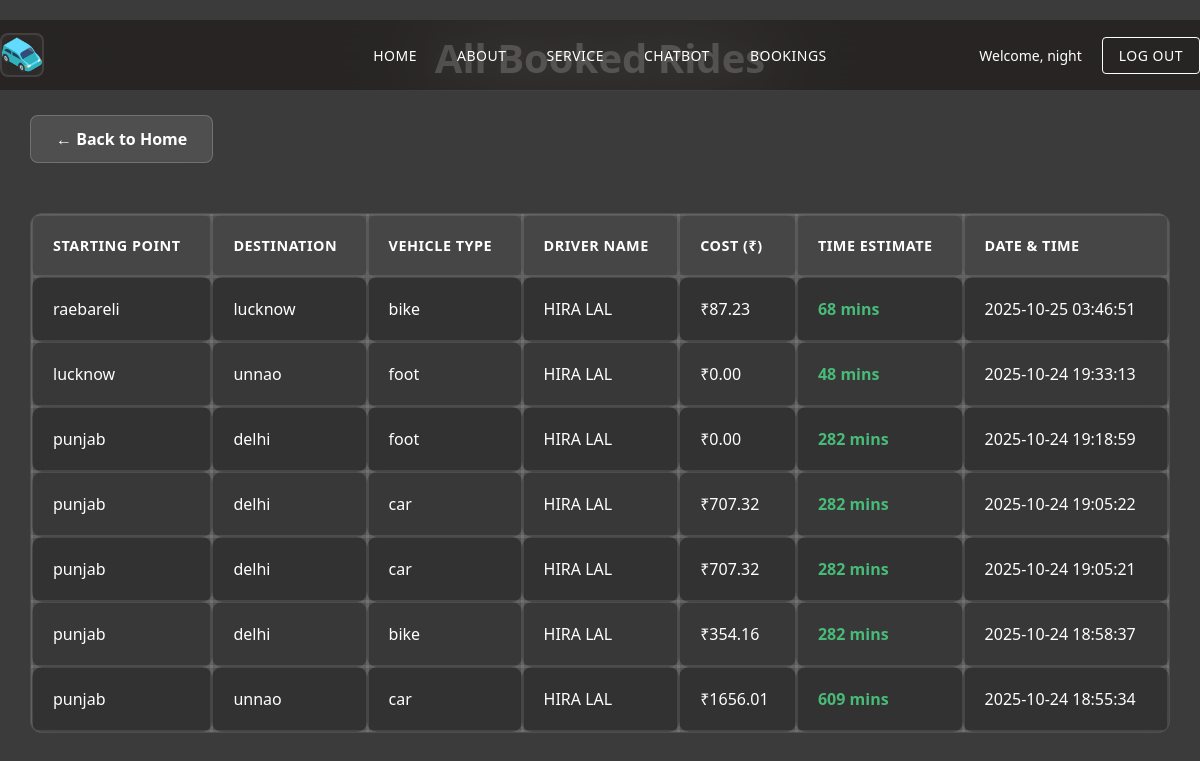
The app's page /chat/bookings (signed in) with its own data.
### chat_bot/models.py (models this page shows, shortened)
class Rides(models.Model):
    user = models.ForeignKey(User, on_delete=models.CASCADE)
    starting_point = models.CharField(max_length=255)
    destination = models.CharField(max_length=255)
    vehicle_type = models.CharField(max_length=50)
    driver_name = models.CharField(max_length=100)
    cost = models.DecimalField(max_digits=10, decimal_places=2)
    time_estimate = models.CharField(max_length=50)
    date_time = models.DateTimeField(auto_now_add=True)

### chat_bot/views.py (the view)
# urls.py: path('bookings',views.booking,name='bookings')
def booking(request):
    bkng = Rides.objects.filter(user=request.user).order_by('-date_time')
    return render(request,'booking.html',{'bkng':bkng})

### tax_fare/templates/booking.html (shortened to what this page needs)
{%extends "layout.html"%}
{%load static%}
{%block content%}
<!DOCTYPE html>
<html>
<head>
</head>
<link rel="stylesheet" href="{%static 'css/booling.css'%}">
<body>
     <div class="container">
        <h2>All Booked Rides</h2>
        <a href="{% url 'home' %}" class="back-link">
            ← Back to Home
        </a>
        <table>
            <thead>
                <tr>
                    <th>Starting Point</th>
                    <th>Destination</th>
                    <th>Vehicle Type</th>
                    <th>Driver Name</th>
                    <th>Cost (₹)</th>
                    <th>Time Estimate</th>
                    <th>Date & Time</th>
                </tr>
            </thead>
            <tbody>
                {% for ride in bkng %}
                 {% if user.is_authenticated %}
                <tr>
                    <td>{{ ride.starting_point }}</td>
                    <td>{{ ride.destination }}</td>
                    <td>{{ ride.vehicle_type }}</td>
                    <td>{{ ride.driver_name }}</td>
                    <td>₹{{ ride.cost }}</td>
                    <td>{{ ride.time_estimate }}</td>
                    <td>{{ ride.date_time|date:"Y-m-d H:i:s" }}</td>
                </tr>
                {%endif%}
                {% empty %}
                <tr>
                    <td colspan="8" class="empty-state">No rides booked yet.</td>
                </tr>
                {% endfor %}
            </tbody>
        </table>
    </div>
</body>
</html>
{%endblock%}

### tax_fare/templates/layout.html
{%load static%}
{%include "header.html"%}
{%block content%}
{%endblock%}

### tax_fare/templates/header.html (shortened to what this page needs)
{%load static%}
<link rel="stylesheet" href="{%static 'css/header.css'%}">
<nav>
    <div class="nav-container">
        <div class="nav-left">
            <div class="logo">
                <img src="{%static 'image/logo_2.png'%}" alt="">
            </div>
        </div>
        <div class="nav-center">
            <div class="nav-links">
                <a href="{%url 'home' %}">Home</a>
                <a href="{%url 'about'%}">About</a>
                <a href="#services">Service</a>
                 {% if user.is_authenticated %}
                <a href="{% url 'chatbot' %}">chatbot</a>
                <a href="{% url 'chatbot:bookings'%}">Bookings</a>
                {% endif %}
            </div>
        </div>
        <div class="nav-right">
            {% if user.is_authenticated %}
            <div class="user-actions">
                <span class="user-welcome">Welcome, {{ user.username }}</span>
                <a href="{%url 'logout'%}" class="logout-btn">Log Out</a>
            </div>
            {% else %}
            <div class="auth-actions">
                <a href="{% url 'login' %}" class="auth-btn">Login</a>
                <a href="{% url 'register' %}" class="auth-btn primary">Sign Up</a>
            </div>
            {% endif %}
        </div>
    </div>
</nav>

### tax_fare/static/css/header.css (style rules this page uses)
nav { background: rgba(27, 23, 23, 0.6); backdrop-filter: blur(50px) saturate(180%); -webkit-backdrop-filter: blur(50px) saturate(180%); color: #ffffff; border-bottom: 1px solid rgba(255, 255, 255, 0.1); border-radius: 40px; padding: 0 40px; height: 70px; margin: 20px auto 0 auto; width: 100%; max-width: 1200px; display: flex; align-items: center; justify-content: center; position: fixed; top: 0; left: 50%; transform: translateX(-50%); z-index: 1000; transition: all 0.3s ease; }
body { padding-top: 100px; }
.nav-container { display: flex; align-items: center; justify-content: space-between; height: 100%; width: 100%; max-width: 1400px; margin: 0 auto; }
.nav-left, .nav-center, .nav-right { flex: 1; display: flex; align-items: center; }
.nav-center { justify-content: center; }
.nav-right { justify-content: flex-end; }
.logo { width: 40px; height: 40px; display: flex; align-items: center; justify-content: center; border-radius: 8px; overflow: hidden; border: 2px solid rgba(255, 255, 255, 0.1); background: rgba(255, 255, 255, 0.05); backdrop-filter: blur(10px); }
.logo img { width: 100%; height: 100%; object-fit: cover; transition: all 0.3s ease; border-radius: 6px; }
.nav-links { display: flex; gap: 40px; align-items: center; }
.nav-links a { text-decoration: none; color: #ffffff; font-size: 14px; font-weight: 500; letter-spacing: 0.5px; text-transform: uppercase; transition: all 0.3s ease; position: relative; padding: 8px 0; }
.nav-links a::after { content: ''; position: absolute; bottom: 0; left: 0; width: 0; height: 2px; background: #ffffff; transition: width 0.3s ease; }
.user-actions { display: flex; align-items: center; gap: 20px; }
.user-welcome { font-size: 14px; color: #ffffff; font-weight: 500; }
.logout-btn { text-decoration: none; color: #ffffff; font-size: 14px; font-weight: 500; padding: 8px 16px; border: 1px solid #ffffff; border-radius: 4px; transition: all 0.3s ease; text-transform: uppercase; letter-spacing: 0.5px; }

### tax_fare/static/css/booling.css (style rules this page uses)
body { font-family: 'Segoe UI', Tahoma, Geneva, Verdana, sans-serif; padding: 30px; background: #3c3b3b; min-height: 100vh; position: relative; overflow-x: hidden; color: #ffffff; margin: 0; }
body::before { content: ''; position: fixed; top: 0; left: 0; width: 100%; height: 100%; background-image: radial-gradient(2px 2px at 20% 30%, white, transparent), radial-gradient(2px 2px at 60% 70%, white, transparent), radial-gradient(1px 1px at 50% 50%, white, transparent), radial-gradient(1px 1px at 80% 10%, white, transparent), radial-gradient(2px 2px at 90% 60%, white, transparent), radial-gradient(1px 1px at 33% 80%, white, transparent), radial-gradient(1px 1px at 15% 60%, white, transparent); background-size: 200% 200%; background-position: 0% 0%; animation: stars 60s ease-in-out infinite; pointer-events: none; opacity: 0.4; z-index: 1; }
h2 { text-align: center; color: #ffffff; font-size: 2.5rem; margin-bottom: 30px; text-shadow: 0 0 20px rgba(255, 255, 255, 0.2); position: relative; z-index: 2; }
.container { max-width: 1200px; margin: 0 auto; position: relative; z-index: 2; }
.back-link { display: inline-flex; align-items: center; text-decoration: none; color: #ffffff; background: rgba(255, 255, 255, 0.1); padding: 12px 25px; border-radius: 8px; margin-bottom: 25px; font-weight: 600; transition: all 0.3s ease; border: 1px solid rgba(255, 255, 255, 0.2); backdrop-filter: blur(10px); }
table { width: 100%; border-collapse: collapse; margin-top: 25px; background: rgba(87, 86, 86, 0.8); border-radius: 12px; overflow: hidden; backdrop-filter: blur(10px); border: 1px solid rgba(255, 255, 255, 0.1); position: relative; z-index: 2; }
th, td { text-align: left; padding: 20px; border: 3px solid rgba(255, 255, 255, 0.1); border-radius: 10px; color: #ffffff; }
th { background: rgba(255, 255, 255, 0.1); color: #ffffff; font-weight: 600; text-transform: uppercase; letter-spacing: 0.5px; font-size: 0.9rem; border-bottom: 2px solid rgba(255, 255, 255, 0.2); }
tr { background: rgba(30, 30, 30, 0.6); transition: all 0.3s ease; }
tr:nth-child(even) { background: rgba(40, 40, 40, 0.6); }
td:nth-child(6) { font-weight: 600; color: #48bb78; }

### records on screen
Rides: starting_point "raebareli", destination "lucknow", vehicle_type "bike", driver_name "HIRA LAL", cost "87.23", time_estimate "68 mins", date_time "2025-10-25 03:46:51"
Rides: starting_point "lucknow", destination "unnao", vehicle_type "foot", driver_name "HIRA LAL", cost "0.00", time_estimate "48 mins", date_time "2025-10-24 19:33:13"
Rides: starting_point "punjab", destination "delhi", vehicle_type "foot", driver_name "HIRA LAL", cost "0.00", time_estimate "282 mins", date_time "2025-10-24 19:18:59"
Rides: starting_point "punjab", destination "delhi", vehicle_type "car", driver_name "HIRA LAL", cost "707.32", time_estimate "282 mins", date_time "2025-10-24 19:05:22"
Rides: starting_point "punjab", destination "delhi", vehicle_type "car", driver_name "HIRA LAL", cost "707.32", time_estimate "282 mins", date_time "2025-10-24 19:05:21"
Rides: starting_point "punjab", destination "delhi", vehicle_type "bike", driver_name "HIRA LAL", cost "354.16", time_estimate "282 mins", date_time "2025-10-24 18:58:37"
Rides: starting_point "punjab", destination "unnao", vehicle_type "car", driver_name "HIRA LAL", cost "1656.01", time_estimate "609 mins", date_time "2025-10-24 18:55:34"

### other values on screen
{{ user.username }} "night"
